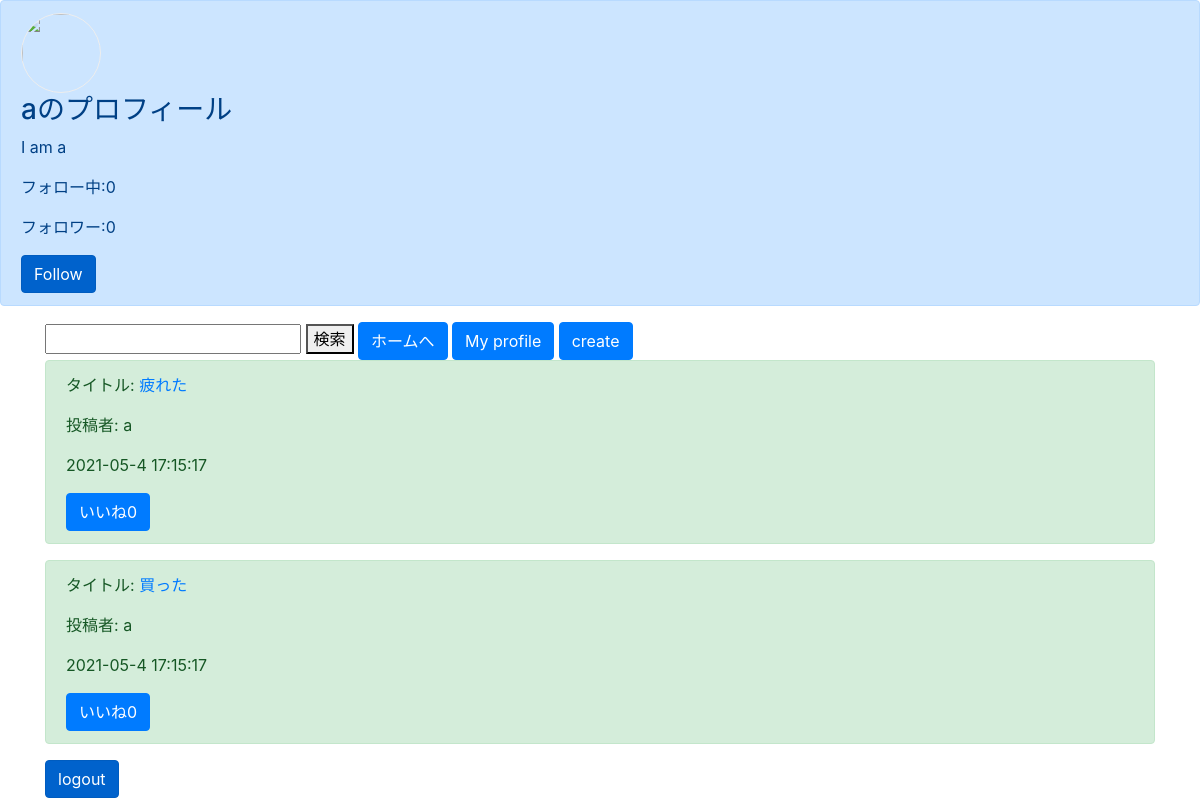
Screenshot of /profile/14 with the database file from the repository.
### boardapp/models.py (models this page shows, shortened)
class ProfileModel(models.Model):
    user_id = models.IntegerField(null=True, blank=True, default=0)
    author = models.CharField(max_length=50)
    one_thing = models.TextField(null=True, blank=True, default='initial')
    header_image = models.ImageField(upload_to='', null=True, blank=True, default=0)
    follow_number = models.IntegerField(null=True, blank=True, default=0)
    follow_text = models.TextField(null=True, blank=True, default='initial')
    befollowed_number = models.IntegerField(null=True, blank=True, default=0)
    befollowed_text = models.TextField(null=True, blank=True, default='initial')

class BoardModel(models.Model):
    user_id = models.IntegerField(null=True, blank=True, default=0)
    title = models.CharField(max_length=100)
    content = models.TextField()
    author = models.CharField(max_length=50)
    sns_image = models.ImageField(upload_to='',null=True, blank=True, default=0)
    good = models.IntegerField(null=True, blank=True, default=0)
    readtext = models.TextField(null=True, blank=True, default='initial')
    pub_date = models.DateTimeField(default=timezone.now)

### boardapp/views.py (the view)
# urls.py: path('profile/<int:user_id>', profilefunc, name='profile'),
def profilefunc(request, user_id):
	object_profile = ProfileModel.objects.get(user_id=user_id)
	user = request.user
	object_board = []
	following = False
	if str(user.id) in object_profile.befollowed_text.split():
		following = True
	for b in BoardModel.objects.all():
		if user_id == b.user_id:
			object_board.append(b)
	return render(request, 'profile.html', {'object_board':object_board, 'object_profile':object_profile, 'following':following})

### templates/profile.html (shortened to what this page needs)
{% extends 'base.html' %}
{% load static %}
{% block customcss %}
<link href="{% static 'image.css' %}" rel="stylesheet">
{% endblock customcss %}
{% block header %}
<div class="alert alert-primary" role="alert">
    <img src="{{object_profile.header_image.url}}" class="user-icon" >
    <h3>{{object_profile.author}}のプロフィール</h3>
    <p>{{object_profile.one_thing}}</p>
    <p>フォロー中:{{object_profile.follow_number}}</p>
    <p>フォロワー:{{object_profile.befollowed_number}}</p>
    {% if user.id == object_profile.user_id %}
    {% elif following %}
    <button type="button" class="btn btn-primary" disabled>Following</button>
    {% else %}
    <a href="{% url 'follow' object_profile.user_id %}" class="btn btn-primary active" role="button" aria-pressed="true">Follow</a>
    {% endif %}
</div>
{% endblock header %}
{% block content %}
<div class="container">
    <form method="GET" action="{% url 'list' %}">
        <input type="text" name="keyword">
        <button type="submit">検索</button>
        <a href="{% url 'list' %}" class="btn btn-primary " tabindex="-1" role="button" aria-disabled="true">ホームへ</a>
        <a href="{% url 'profile' user.id  %}" class="btn btn-primary"  tabindex="-1" role="button" aria-disabled="true">My profile</a>
        <a href="{% url 'create' %}" class="btn btn-primary " tabindex="-1" role="button" aria-disabled="true">create</a>
    </form>
    {% for item in object_board %}
    <div class="alert alert-success" role="alert">
        <p>タイトル: <a href="{% url 'detail' item.pk %}">{{ item.title }}</a></p>
        <p>投稿者: {{ item.author }}</p>
        <p>{{ item.pub_date|date:"Y-m-j H:i:s" }}</p>
        <a href="{% url 'good' item.pk %}" class="btn btn-primary "  tabindex="-1" role="button" aria-disabled="true">いいね{{item.good}}</a>
    </div>
    {% endfor %}
    <a href="{% url 'logout' %}" class="btn btn-primary active" role="button" aria-pressed="true">logout</a>
</div>
{% endblock content %}

### static/image.css (style rules this page uses)
.user-icon { height: 80px; width: 80px; object-fit: cover; border-radius: 50%; border: 1.5px solid #eee; }

### rows the page displays
ProfileModel: author "a", one_thing "I am a", follow_number "0", befollowed_number "0"
BoardModel: title "疲れた", author "a", pub_date "2021-05-4 17:15:17", good "0"
BoardModel: title "買った", author "a", pub_date "2021-05-4 17:15:17", good "0"
